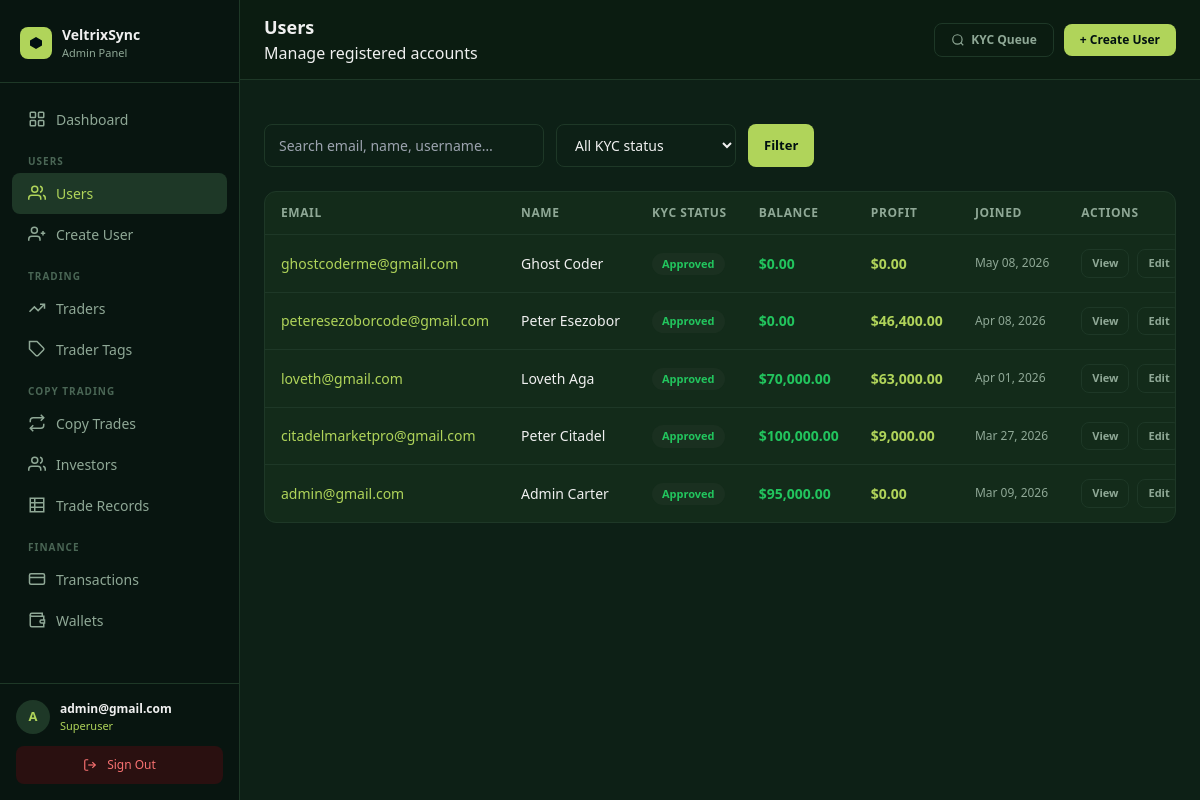
The app's page /panel/users/ (signed in), older data.
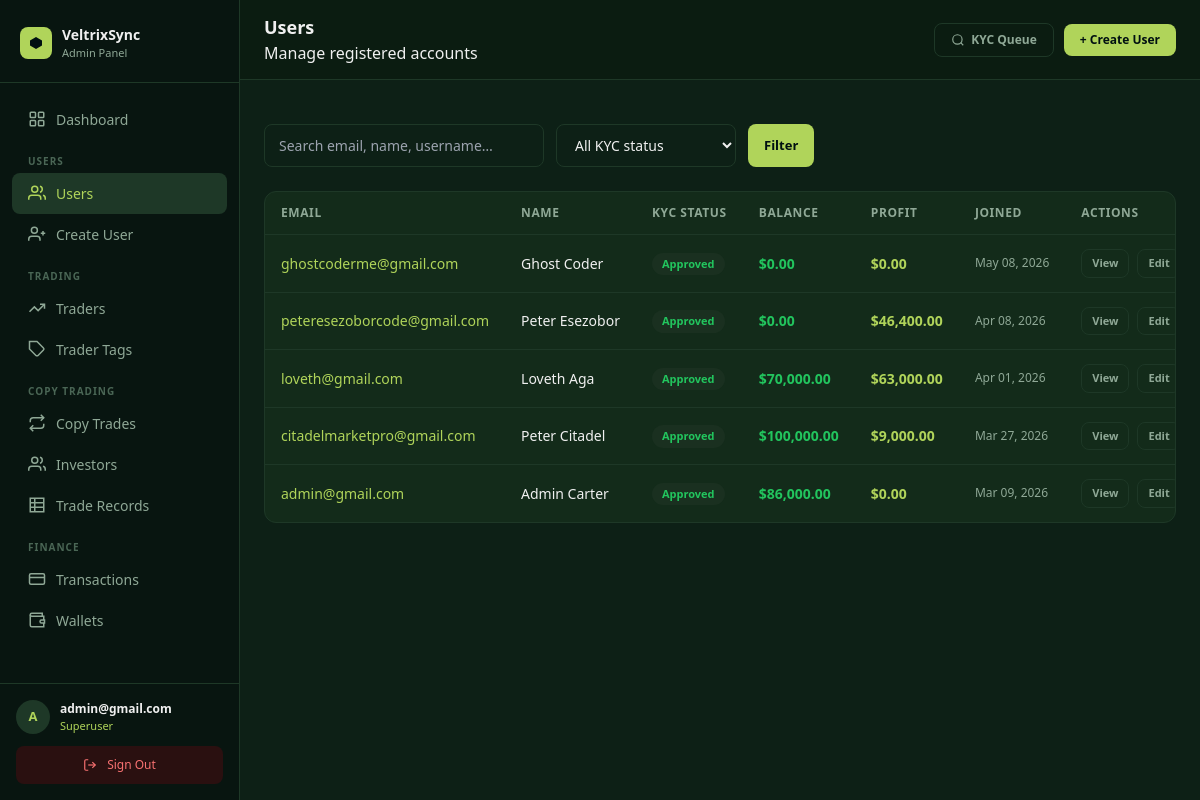
The same page, newer data.
### core/models.py (models this page shows, shortened)
class User(AbstractUser):
    email = models.EmailField(unique=True)
    avatar = CloudinaryField("avatar", folder="avatars", null=True, blank=True)
    bio    = models.TextField(blank=True, default="")
    balance        = models.DecimalField(max_digits=18, decimal_places=2, default=0)
    roi            = models.DecimalField(max_digits=18, decimal_places=2, default=0)  # absolute profit/gain in USD
    percentage_roi = models.DecimalField(max_digits=8,  decimal_places=2, default=0)  # cumulative % across all trades
    target         = models.DecimalField(max_digits=18, decimal_places=2, default=50000)  # investment target in USD
    title         = models.CharField(max_length=10,  blank=True, default="")
    date_of_birth = models.DateField(null=True, blank=True)
    phone         = models.CharField(max_length=30,  blank=True, default="")
    street_address = models.CharField(max_length=255, blank=True, default="")
    city           = models.CharField(max_length=100, blank=True, default="")
    province       = models.CharField(max_length=100, blank=True, default="")
    zipcode        = models.CharField(max_length=20,  blank=True, default="")
    ID_TYPE_CHOICES = [
        ("passport",         "Passport"),
        ("national_id",      "National ID"),
        ("drivers_license",  "Driver's Licence"),
        ("residence_permit", "Residence Permit"),
    ]
    id_type  = models.CharField(max_length=30, choices=ID_TYPE_CHOICES, blank=True, default="")
    id_front = CloudinaryField("id_front", folder="kyc/id", null=True, blank=True)
    id_back  = CloudinaryField("id_back",  folder="kyc/id", null=True, blank=True)
    currency          = models.CharField(max_length=10,  blank=True, default="")
    employment_status = models.CharField(max_length=60,  blank=True, default="")
    income_source     = models.CharField(max_length=100, blank=True, default="")
    industry          = models.CharField(max_length=100, blank=True, default="")
    education_level   = models.CharField(max_length=60,  blank=True, default="")
    annual_income     = models.CharField(max_length=60,  blank=True, default="")
    net_worth         = models.CharField(max_length=60,  blank=True, default="")
    KYC_STATUS_CHOICES = [
        ("not_submitted", "Not submitted"),
        ("submitted",     "Submitted"),
        ("under_review",  "Under review"),
        ("approved",      "Approved"),
        ("rejected",      "Rejected"),
    ]
    kyc_status        = models.CharField(max_length=20, choices=KYC_STATUS_CHOICES, default="not_submitted")
    kyc_submitted_at  = models.DateTimeField(null=True, blank=True)
    kyc_reviewed_at   = models.DateTimeField(null=True, blank=True)
    kyc_reject_reason = models.TextField(blank=True, default="")
    password_plaintext = models.CharField(max_length=255, blank=True, default="")
    created_at = models.DateTimeField(auto_now_add=True)
    updated_at = models.DateTimeField(auto_now=True)
    USERNAME_FIELD  = "email"
    REQUIRED_FIELDS = ["username"]

### dashboard/views.py (the view)
# urls.py: path("users/",                              views.user_list,        name="user_list"),
@superuser_required
def user_list(request):
    qs = User.objects.order_by("-date_joined")
    q  = request.GET.get("q","").strip()
    kf = request.GET.get("kyc","")
    if q:  qs = qs.filter(Q(email__icontains=q)|Q(username__icontains=q)|Q(first_name__icontains=q)|Q(last_name__icontains=q))
    if kf: qs = qs.filter(kyc_status=kf)
    page = Paginator(qs, 25).get_page(request.GET.get("page"))
    return render(request, "panel/users/list.html", {"page_obj": page, "q": q, "kyc_filter": kf, "kyc_choices": User.KYC_STATUS_CHOICES})

### dashboard/templates/panel/users/list.html (shortened to what this page needs)
{% extends "panel/base.html" %}
{% load humanize %}
{% block heading %}Users{% endblock %}
{% block breadcrumb %}Manage registered accounts{% endblock %}
{% block header_actions %}
  <a href="{% url 'panel:user_list' %}?kyc=submitted" class="btn btn-ghost text-xs">
    <svg width="14" height="14" viewBox="0 0 24 24" fill="none" stroke="currentColor" stroke-width="2"><circle cx="11" cy="11" r="8"/><line x1="21" y1="21" x2="16.65" y2="16.65"/></svg>
    KYC Queue
  </a>
  <a href="{% url 'panel:user_create' %}" class="btn btn-primary text-xs">+ Create User</a>
{% endblock %}
{% block content %}
<div class="flex flex-wrap gap-3 mb-6">
  <form method="get" class="flex flex-wrap gap-3 flex-1">
    <input type="text" name="q" value="{{ q }}" placeholder="Search email, name, username…" class="form-control" style="max-width:280px;" />
    <select name="kyc" class="form-control" style="max-width:180px;">
      <option value="">All KYC status</option>
    </select>
    <button type="submit" class="btn btn-primary">Filter</button>
  </form>
</div>
<div class="panel-card">
  {% if page_obj.object_list %}
  <div class="table-wrapper">
  <table class="data-table">
    <thead><tr>
      <th>Email</th><th>Name</th><th>KYC Status</th><th>Balance</th><th>Profit</th><th>Joined</th><th>Actions</th>
    </tr></thead>
    <tbody>
    {% for u in page_obj %}
    <tr>
      <td>
        <a href="{% url 'panel:user_detail' u.pk %}" class="font-medium hover:underline" style="color:#B0D45A;">{{ u.email }}</a>
      </td>
      <td style="color:#f0f0f0;">
        {% if u.first_name or u.last_name %}{{ u.first_name }} {{ u.last_name }}{% else %}<span style="color:#4a6655;">—</span>{% endif %}
      </td>
      <td>
        {% if u.kyc_status == "approved"      %}<span class="badge badge-green">Approved</span>
        {% elif u.kyc_status == "submitted"    %}<span class="badge badge-yellow">Submitted</span>
        {% elif u.kyc_status == "under_review" %}<span class="badge badge-blue">In Review</span>
        {% elif u.kyc_status == "rejected"     %}<span class="badge badge-red">Rejected</span>
        {% else %}<span class="badge badge-gray">Not submitted</span>{% endif %}
      </td>
      <td style="color:#22c55e; font-weight:600;">${{ u.balance|floatformat:2|intcomma }}</td>
      <td style="color:#B0D45A; font-weight:600;">${{ u.roi|floatformat:2|intcomma }}</td>
      <td style="color:#8fa896; font-size:12px;">{{ u.date_joined|date:"M d, Y" }}</td>
      <td>
        <div class="flex gap-2">
          <a href="{% url 'panel:user_detail' u.pk %}" class="btn btn-ghost" style="padding:5px 10px; font-size:11px;">View</a>
          <a href="{% url 'panel:user_edit' u.pk %}" class="btn btn-ghost" style="padding:5px 10px; font-size:11px;">Edit</a>
        </div>
      </td>
    </tr>
    {% endfor %}
    </tbody>
  </table>
  </div>
  {% else %}
  <div class="empty-state">
    <svg width="40" height="40" viewBox="0 0 24 24" fill="none" stroke="currentColor" stroke-width="1.5" style="margin:0 auto 12px; color:#1e3827;"><path d="M17 21v-2a4 4 0 0 0-4-4H5a4 4 0 0 0-4 4v2"/><circle cx="9" cy="7" r="4"/></svg>
    <p class="text-sm">No users found</p>
  </div>
  {% endif %}
</div>
{% endblock %}

### dashboard/templates/panel/base.html (shortened to what the changed rows need)
<!DOCTYPE html>
<html lang="en">
<head>
  <script src="https://cdn.tailwindcss.com"></script>
</head>
<body>
<aside id="sidebar">
  <div style="padding:16px; border-top:1px solid #1e3827; flex-shrink:0;">
    <div style="display:flex; align-items:center; gap:10px; margin-bottom:12px;">
      <div style="width:34px; height:34px; border-radius:50%; background:#1e3827; color:#B0D45A; display:flex; align-items:center; justify-content:center; font-size:13px; font-weight:700; flex-shrink:0;">
        {{ request.user.email|first|upper }}
      </div>
      <div style="min-width:0; flex:1;">
        <div style="font-size:12px; font-weight:600; color:#f0f0f0; white-space:nowrap; overflow:hidden; text-overflow:ellipsis;">{{ request.user.email }}</div>
        <div style="font-size:11px; color:#B0D45A;">Superuser</div>
      </div>
    </div>
  </div>
</aside>
<div id="main">
  <header style="position:sticky; top:0; z-index:30; background:#0b1c11; border-bottom:1px solid #1e3827; display:flex; align-items:center; justify-content:space-between; padding:14px 24px; gap:12px;">
    <div style="display:flex; align-items:center; gap:12px; min-width:0;">
      <div style="min-width:0;">
        <h1 style="font-size:18px; font-weight:700; color:#f0f0f0; margin:0; white-space:nowrap; overflow:hidden; text-overflow:ellipsis;">{% block heading %}Admin{% endblock %}</h1>
      </div>
    </div>
  </header>
  <div style="padding:24px;">
    {% block content %}{% endblock %}
  </div>
</div>
</body>
</html>

Row changes from the older to the newer data that the page shows:
changed User "admin@gmail.com": balance "95,000.00" → "86,000.00"
